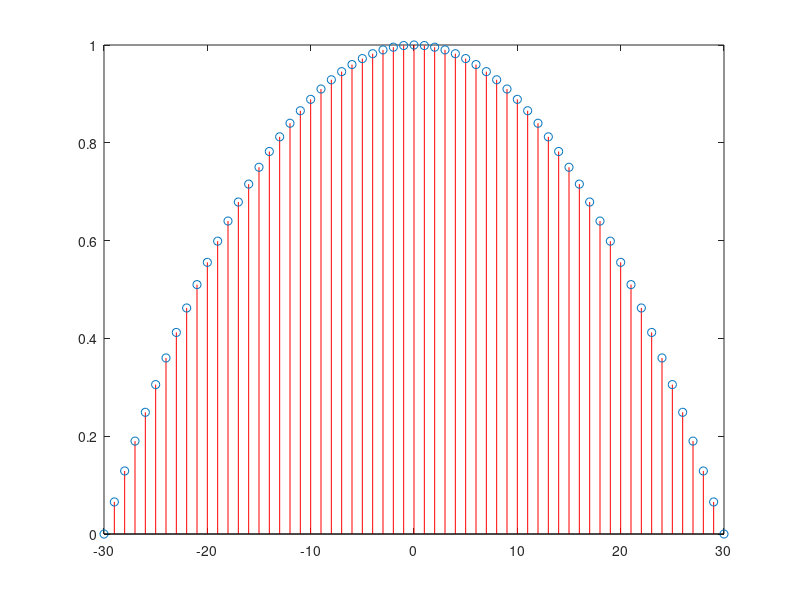

Here is the MATLAB script that generated this plot:
function draw_windows()

X = -30:30
Y = zeros(1, length(X));
n12 = (30 - -30 + 0) / 2
Y = 1 - ((X - n12 + 30) / n12).^2
% Y = ones(1, length(X));
% Y(ceil(length(Y)/2)) = 1;

stem(X, Y, 'color', 'red');
saveas(gcf, '/tmp/welch.png');

% img = imread('/tmp/rd.jpg');
% [height width depth] = size(img);

% al = we(1:10, 1, 10)
% al = we(1:width, 1, width)
% for a = 1:length(al)
%   img(:, a, :) = img(:, a, :) .* al(a);
% end
% img(:, 1:width/2-5, :) = img(:, 1:width/2-5, :) * 0;
% img(:, width/2+5:end, :) = img(:, width/2+5:end, :) * 0;
% imwrite(img, '/tmp/kdview.png')
% imwrite(img, '/tmp/weview.png')

end

function d = we(X, a, b)
n12 = (a - b) / 2;
d = 1 - ((X - n12) / n12).^2;
end
